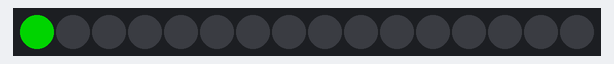
Bench run of a sketch on a simulated Arduino Uno, built with avr-gcc and run on an emulated ATmega328P. On the bench: 16 RGB LEDs in strip order, left to right. Dim RGB values are drawn brighter than linear; random numbers use the default seed unless the sketch sets one.

Above: at 0.01 s.
At 4.94 s:
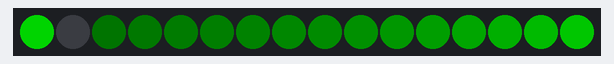
At 9.97 s:
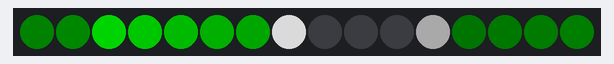
At 20.04 s:
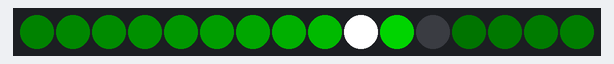
At 29.18 s:
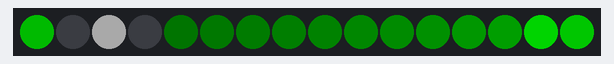
At 38.33 s:
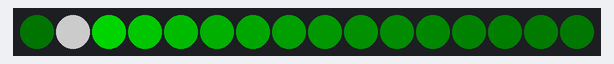

The sketch:

ex08_fade.ino
```cpp
/** Fade all the pixels.
 *
 *
 */
#include <Adafruit_NeoPixel.h>

#define PIN		6
#define NUM_PIXELS	16

Adafruit_NeoPixel pixels = Adafruit_NeoPixel(
	NUM_PIXELS,			// how many pixels on strip?
	PIN,				// output pin?
	NEO_GRB + NEO_KHZ800		// type of pixels?
);

int position = 0;
int direction = 1;

void setup() {
	pixels.begin();
}

void loop() {
	// fade all the pixels
	for(int i = 0 ; i < NUM_PIXELS ; i++)
	{
		// Query each pixel on the ring in turn.
		// For each pixel, grab the numerical value (0-255)
		// associated with the pixel based on it's 32-bit
		// representation in the machine.
		uint32_t c = pixels.getPixelColor(i);
		int r = (c >> 16) & 0xFF;
		int g = (c >>  8) & 0xFF;
		int b = (c >>  0) & 0xFF;

		// Reduce that value by 1/4 intensity (for each pixel).
		// So that each pixels fades from it's previous setting.
		r = (r * 3) / 4;
		g = (g * 3) / 4;
		b = (b * 3) / 4;
		pixels.setPixelColor(i, r, g, b);
	}

	// and now turn on the new lead pixel
	pixels.setPixelColor(position, 0, 128, 0);
	position = (position + NUM_PIXELS + direction) % NUM_PIXELS;

	// Randomly change direction
	if (random(100) == 0)
		direction = -direction;

	// Make a flash; 5% the time, turn on pixel on full brightness
	if (random(20) == 0)
		pixels.setPixelColor(random(0, NUM_PIXELS), 255, 255, 255);

	pixels.show();
	delay(50);
}
```
